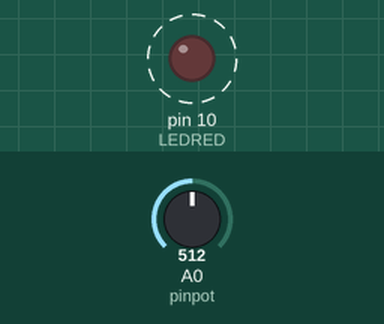
The sketch below on a simulated Arduino Uno, built with avr-gcc and run on an emulated ATmega328P. On the bench: output pins drawn as LEDs (lit = HIGH). Dashed ring = blinking. Inputs (shaded band) come from the test bench; at power-on: A0 (pinpot) = 512.

Above: at 1.7 s.
1.8 s: A0 (pinpot) set to 0
At 3.0 s:
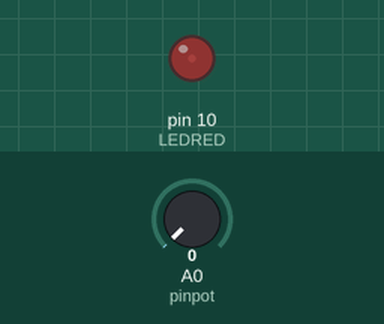
3.3 s: A0 (pinpot) set to 122
At 3.56 s:
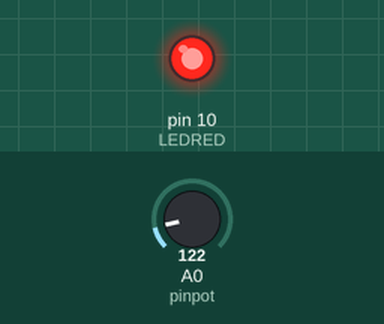
Timing chart, 0 to 12.8 s (numbered marks = the images above; inputs shaded):
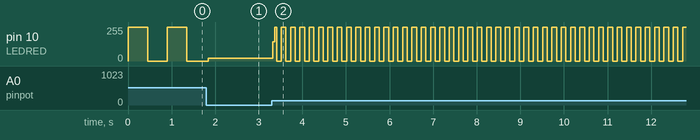

The sketch:

sketch_apr15a_analogwrite.ino
```cpp
int pinpot = A0;
int LEDRED = 10;
int Brightness;
int delayRED;
int Readvalue;


String message = "pinpot value=";
String message1 ="Brightness=";
void setup() {
  Serial.begin(9600);
  pinMode(pinpot,INPUT);
  pinMode(LEDRED,OUTPUT);
  // put your setup code here, to run once:

}

void loop() {
  Readvalue = analogRead(pinpot);
  delayRED=(900./1023.)*Readvalue;
  analogWrite(LEDRED,255);
  delay(delayRED);
  analogWrite(LEDRED,0);
  delay(delayRED);
  // put your main code here, to run repeatedly:

}
```

Measured:
- after the input at 3.3 s, pin 10 (LEDRED): 22/255 → 145/255 at once, then moves between 0/255 and 255/255, repeating every 0.64 s
- by itself, pin 10 (LEDRED): alternates 255/255 for 0.45 s and 0/255 for 0.45 s
